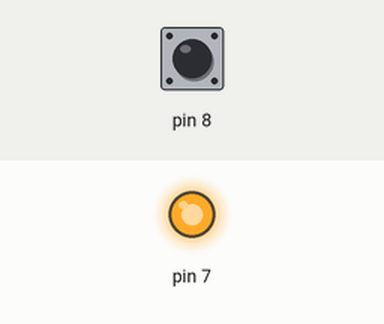
This sketch was run on a simulated Arduino Uno, built with avr-gcc and run on an emulated ATmega328P. Shown: output pins drawn as LEDs (lit = HIGH). The inputs (shaded band) are chosen by the test bench; at power-on: pin 8 HIGH.

Above: at 0.8 s.
0.9 s: pin 8 pulled LOW for 0.15 s
At 0.97 s:
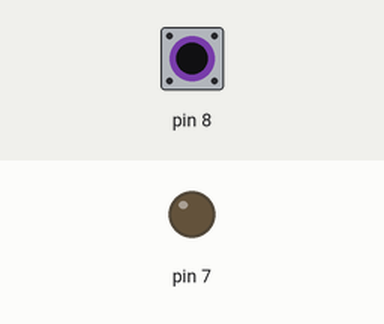
2.5 s: pin 8 pulled LOW for 3.2 s
At 6.3 s:
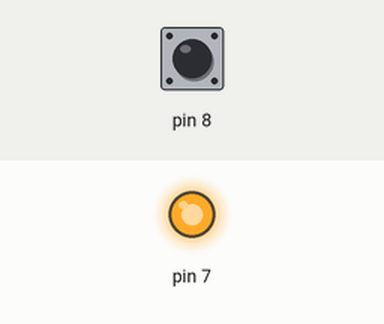
Timing chart, 0 to 7.8 s (numbered marks = the images above; inputs shaded):
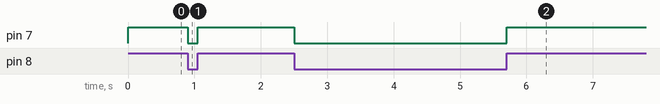

The sketch:

externalBlinky_pt2.ino
```cpp
/*
Blink an external LED.

Rewriting the code using bitwise operations.
*/

#define Port_D      *((volatile byte *) 0x2B)
#define Data_Dir_D  *((volatile byte *) 0x2A)
#define Port_B      *((volatile byte *) 0x25)
#define PIN_B       *((volatile byte *) 0x23)
#define Data_Dir_B  *((volatile byte *) 0x24)

int main() {

Data_Dir_D = Data_Dir_B | (1 << 7); // 0b10000000
Data_Dir_B = B00000000;
Port_B = Port_B | (1 << 0); // 0b00000001


while (1) {
  int pin_status = (PIN_B & (1 << 0)) >> 0;
  if (pin_status == 0) {
    Port_D = B00000000;
  }
  else if (pin_status == 1) {
    Port_D = Port_D | (1 << 7);
  }
  else Port_D = B00000000;

}

}
```

Measured:
- after the input at 0.9 s, pin 7: HIGH → LOW at once, → HIGH 0.15 s later
- after the input at 2.5 s, pin 7: HIGH → LOW at once, → HIGH 3.2 s later
